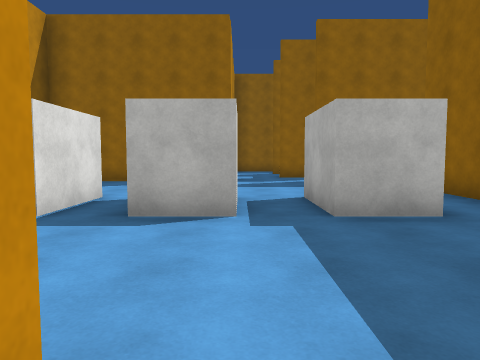
View 1 (above)

24 first-person views from a walk through a Unity game level. The camera is 1.4 m above the floor, tilts 4° down and sees 70° across. The floor is counted in squares, 1.8 m on a side. Each view is taken from the middle of a square. On the plan, view 1 faces up. The plan holds only what a view shows up to about 11 squares ahead; the rest is blank. The place goes on beyond the plan. The player is left out. Surface patterns are stand-ins for the level's own textures.

View 2
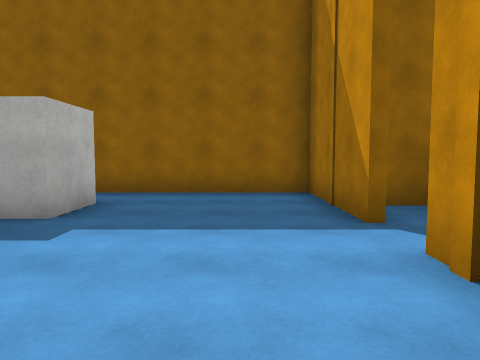

View 3
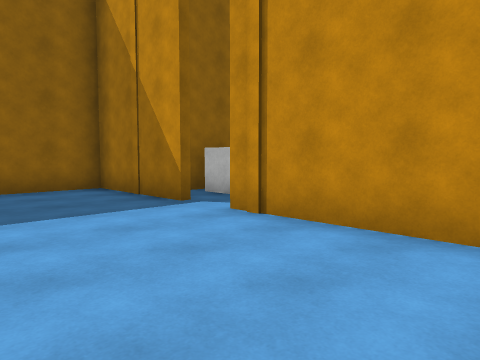

View 4
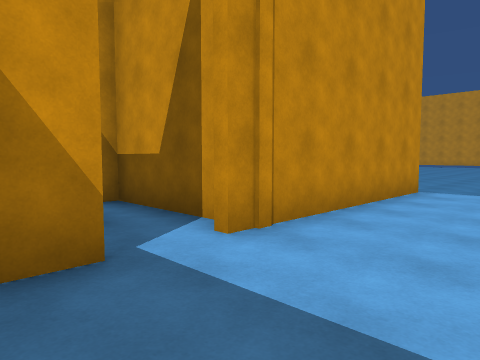

View 5
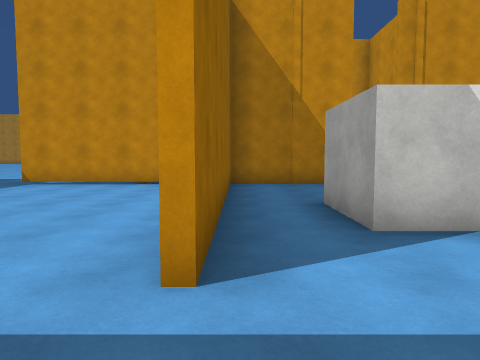

View 6
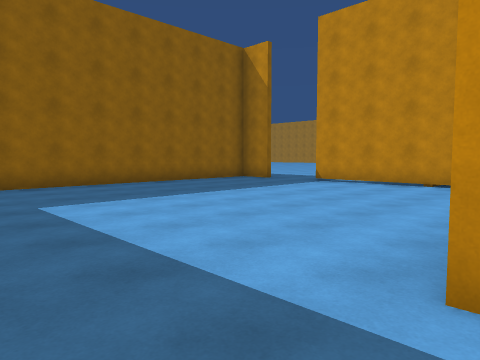

View 7
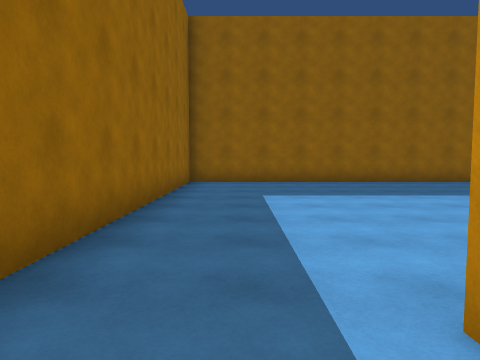

View 8
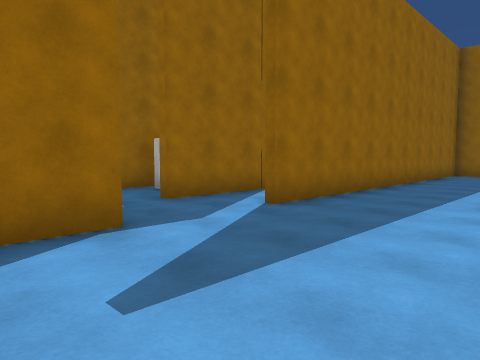

View 9
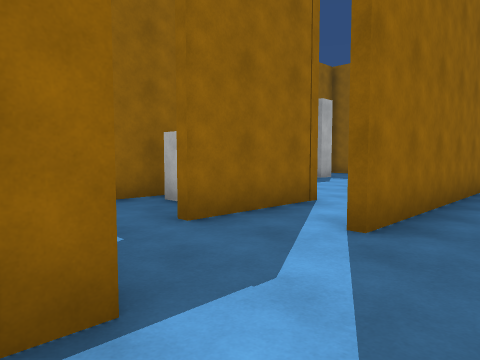

View 10
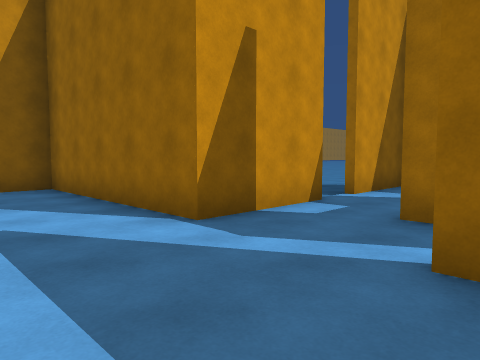

View 11
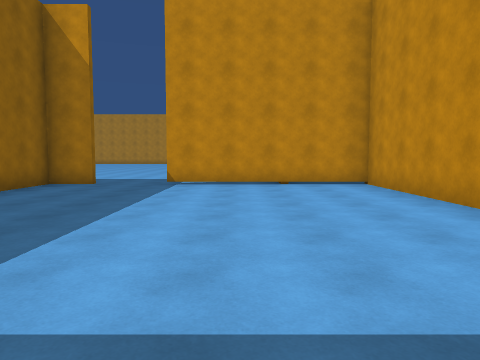

View 12
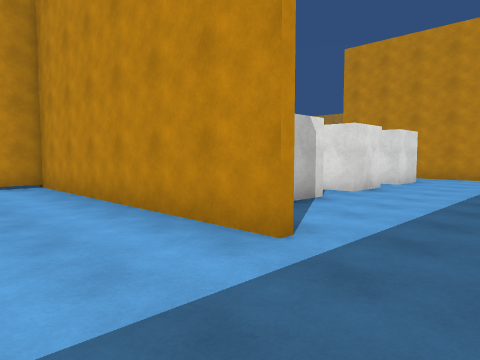

View 13
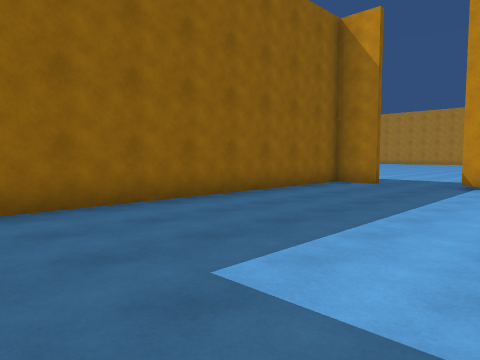

View 14
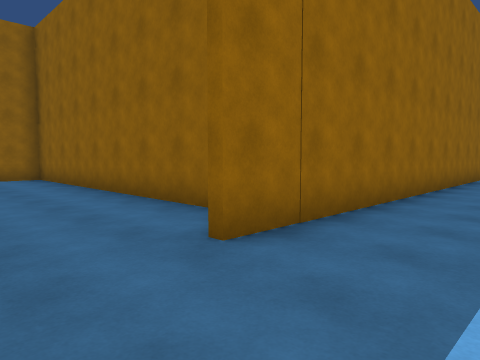

View 15
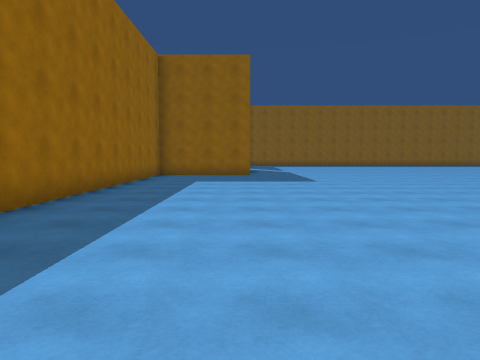

View 16
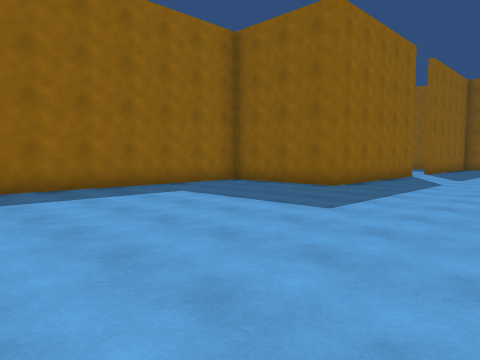

View 17
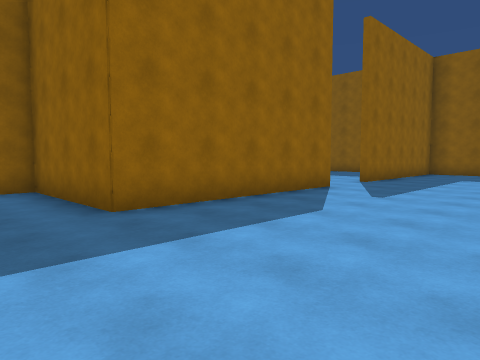

View 18
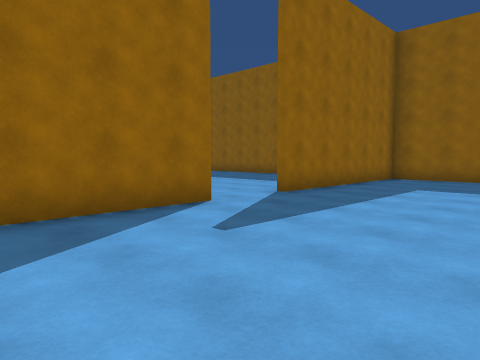

View 19
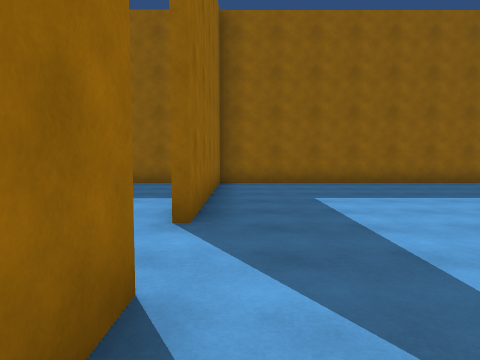

View 20
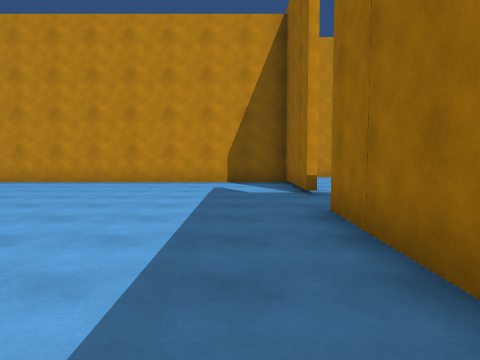

View 21
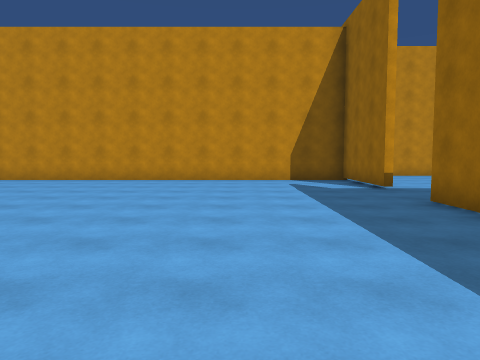

View 22
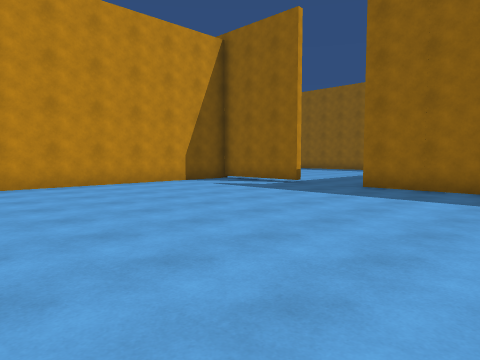

View 23
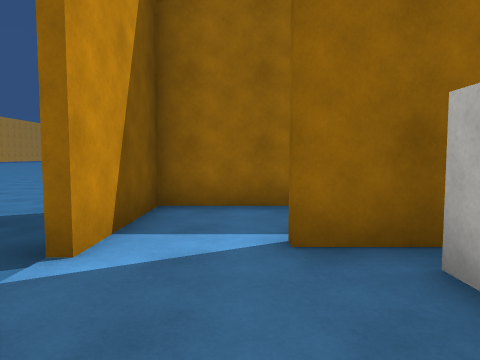

View 24
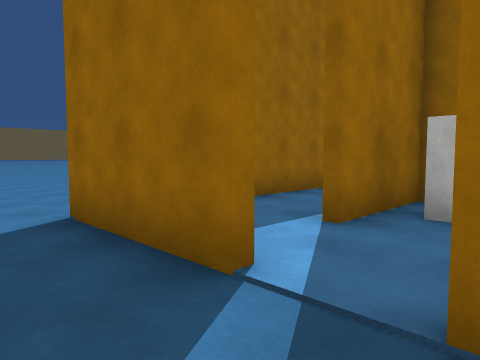

### Floor plan
Key: @ floor where view 1 was taken; # wall or solid block; . floor; T thing the floor can be seen under or through; B block.
Columns run from 4 left of view 1 to 38 right of it. Each row starts with its distance up from view 1.
 23     ..
 22     ..
 21    ...
 20    ..
 19  . ..
 18  ....
 17  ...######
 16   ..#...
 15   ..#.###
 14   .....B#
 13   ..#..B#...
 12     #.##..
 11 #####..###########
 10 .................##
  9 ..................#
  8 ........#.........#
  7 ........#.........#
  6 ##.#T##.#.........#
  5  #.#T##.#.........#
  4 ........#.........#
  3 ........#.........#
  2 ........#.........#
  1 ........#.........###########
  0 ####@##########..##.........#
 -1    #.BB  ..#................#       ...  .#
 -2    #.BB    #................#      .......#
 -3    ##      #................######..#######
 -4            #..............................#
 -5            #..............................#
 -6            #..............................#
 -7            #..............................#
 -8            #.... .................   .....#

Where each view was taken, in squares from view 1:
view 1: 0 up, 0 right, facing up
view 2: 2 up, 3 left, facing right
view 3: 4 up, 4 left, facing down-right
view 4: 3 up, 2 right, facing down-left
view 5: 10 up, 4 right, facing down
view 6: 10 up, 4 right, facing down-right
view 7: 9 up, 3 right, facing right
view 8: 7 up, 2 left, facing up-right
view 9: 9 up, 1 left, facing up-right
view 10: 8 up, 3 right, facing up-left
view 11: 10 up, 8 right, facing down
view 12: 10 up, 7 right, facing down-left
view 13: 10 up, 8 right, facing down-right
view 14: 2 down, 10 right, facing up-right
view 15: 3 down, 10 right, facing right
view 16: 8 down, 16 right, facing up-right
view 17: 8 down, 22 right, facing up-right
view 18: 8 down, 26 right, facing up-right
view 19: 4 down, 28 right, facing right
view 20: 1 down, 17 right, facing left
view 21: 3 down, 18 right, facing left
view 22: 8 down, 16 right, facing up-left
view 23: 12 up, 1 right, facing up
view 24: 13 up, 2 left, facing up-right
